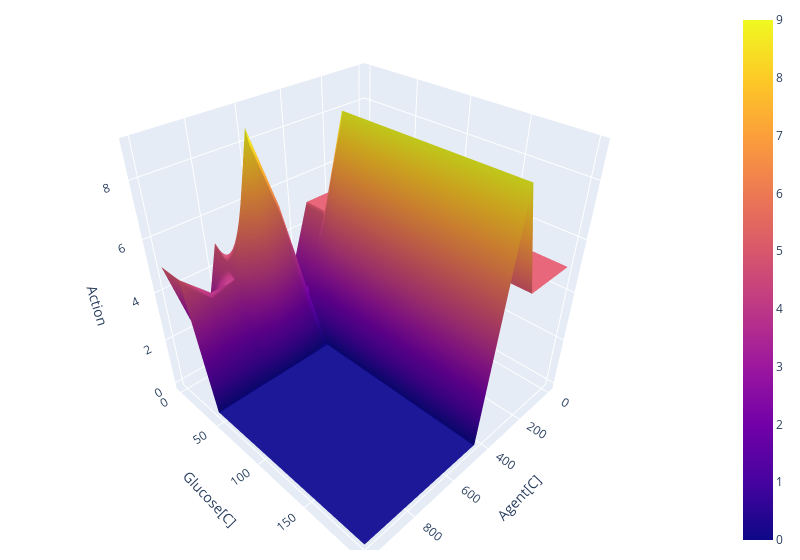

The code cell stored with this chart in its notebook:
### Code cell
import plotly.express as px
import plotly.graph_objects as go

fig = go.Figure(data=[go.Surface(z=Data_Table_Optimal["Low"]['Action'].to_numpy().reshape(10,10), x=np.linspace(0,1000,10), y=np.linspace(0,200,10))])
fig.update_layout(scene = dict(
                    xaxis_title='Agent[C]',
                    yaxis_title='Glucose[C]',
                    zaxis_title='Action'),
                    width=800,
                    margin=dict(r=20, b=10, l=10, t=10))

fig.show()

### Figure 1 — Plotly figure (JSON) as saved in the notebook; plotly's stock layout.template omitted (floating-point values rounded to 4 significant figures)
{"data": [{"type": "surface", "x": [0, 111.1, 222.2, 333.3, 444.4, 555.6, 666.7, 777.8, 888.9, 1000], "y": [0, 22.22, 44.44, 66.67, 88.89, 111.1, 133.3, 155.6, 177.8, 200], "z": [[5, 5, 5, 5, 2, 2, 2, 5, 1, 5], [5, 5, 5, 5, 2, 6, 9, 4, 4, 5], [5, 5, 5, 9, 0, 0, 0, 0, 0, 0], [5, 5, 5, 9, 0, 0, 0, 0, 0, 0], [5, 5, 5, 9, 0, 0, 0, 0, 0, 0], [5, 5, 5, 9, 0, 0, 0, 0, 0, 0], [5, 5, 5, 9, 0, 0, 0, 0, 0, 0], [5, 5, 5, 9, 0, 0, 0, 0, 0, 0], [5, 5, 5, 9, 0, 0, 0, 0, 0, 0], [5, 5, 5, 9, 0, 0, 0, 0, 0, 0]]}], "layout": {"margin": {"b": 10, "l": 10, "r": 20, "t": 10}, "scene": {"xaxis": {"title": {"text": "Agent[C]"}}, "yaxis": {"title": {"text": "Glucose[C]"}}, "zaxis": {"title": {"text": "Action"}}}, "width": 800}}
